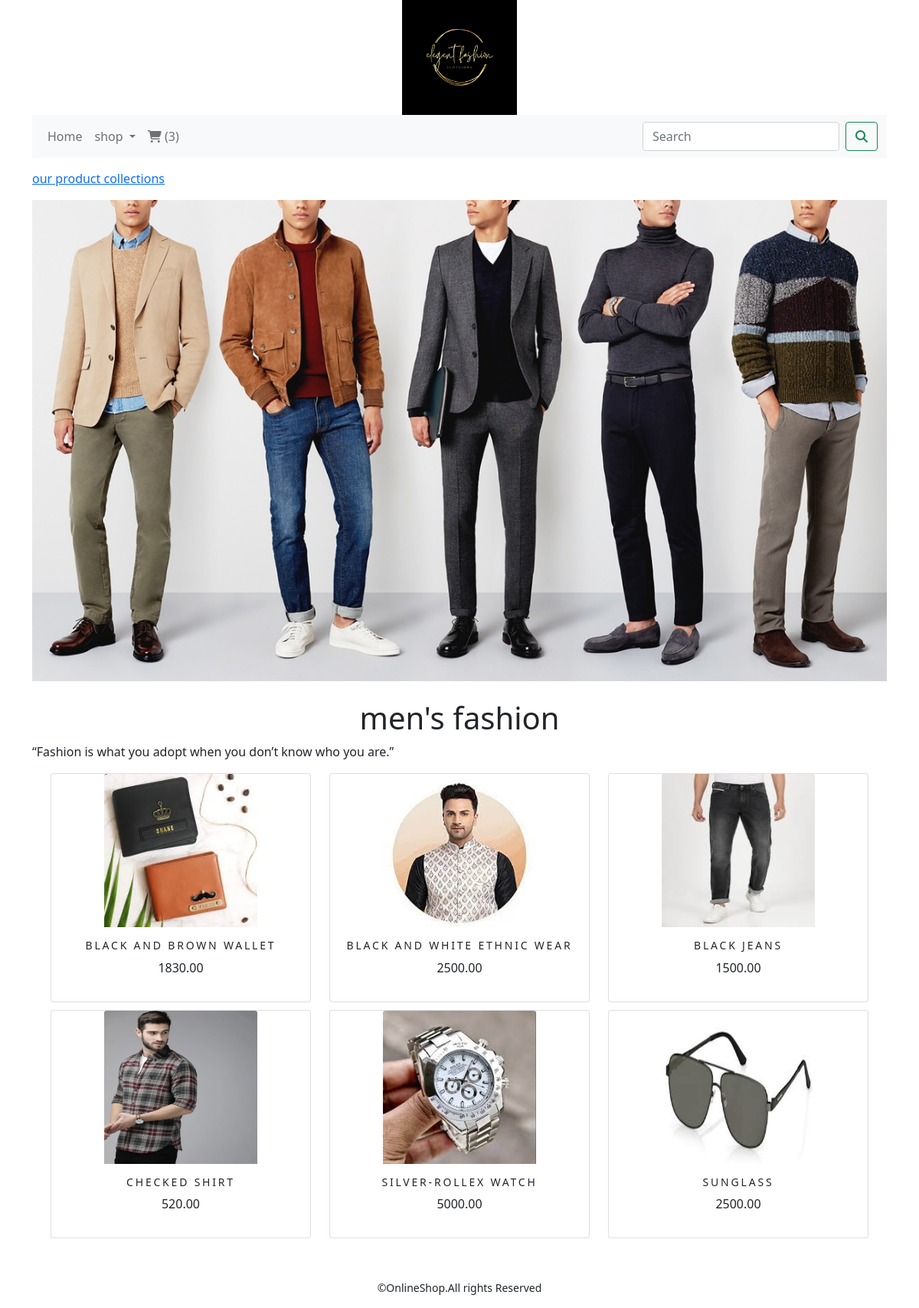
Screenshot of /shopapp/mens-fashion/ with the database file from the repository.
### shopapp/models.py (models this page shows, shortened)
class Category(models.Model):
    name=models.CharField(max_length=250,unique=True)
    slug=models.SlugField(max_length=250,unique=True)
    description=models.TextField(blank=True)
    image=models.ImageField(upload_to='category',blank=True)
    class Meta:
        ordering=('name',)
        verbose_name='category'
        verbose_name_plural='categories'
    def get_url(self):
        return reverse('shopapp:product_by_category',args=[self.slug])

class Product(models.Model):
    name=models.CharField(max_length=250,unique=True)
    slug = models.SlugField(max_length=250, unique=True)
    description = models.TextField(blank=True)
    price=models.DecimalField(max_digits=10,decimal_places=2)
    category=models.ForeignKey(Category,on_delete=models.CASCADE)
    image=models.ImageField(upload_to='product',blank=True)
    stock=models.IntegerField()
    available=models.BooleanField(default=True)
    created=models.DateTimeField(auto_now_add=True)
    updated=models.DateTimeField(auto_now=True)
    def get_url(self):
        return reverse('shopapp:prodCatdetail',args=[self.category.slug,self.slug])
    class Meta:
        ordering=('name',)
        verbose_name='product'
        verbose_name_plural='products'

### shopapp/views.py (the view)
# urls.py: path('',views.allProdCat,name='allProdCat'),
def allProdCat(request,c_slug=None):
    c_page = None
    products_list = None
    if c_slug != None:
        c_page = get_object_or_404(Category,slug=c_slug)
        products_list = Product.objects.all().filter(category=c_page,available=True)
    else:
        products_list = Product.objects.all().filter(available=True)
    paginator=Paginator(products_list,6)
    try:
        page=int(request.GET.get('page','1'))
    except:
        page=1
    try:
        products=paginator.page(page)
    except (EmptyPage,InvalidPage):
        products=paginator.page(paginator.num_pages)
    return render(request,'category.html',{'category': c_page, 'products': products})

### cartapp/context_processors.py (called while the page is built)
def counter(request):
    item_count=0
    if 'admin' in request.path:
         return  {}
    else:
        try:
            cart=Cart.objects.filter(cart_id=_cart_id(request))
            cart_items=CartItem.objects.all().filter(cart=cart[:1])
            for cart_item in cart_items:
                item_count += cart_item.quantity
        except Cart.DoesNotExist:
            item_count=0
    return dict(item_count=item_count)

### cartapp/views.py (called while the page is built)
def _cart_id(request):
    cart=request.session.session_key
    if not cart:
        cart=request.session.create()
        return cart

### shopapp/context_processors.py (called while the page is built)
def menu_links(request):
    links=Category.objects.all()
    return dict(links=links)

### templates/category.html (shortened to what this page needs)
{% extends 'base.html'%}
{% load static %}
{% block content %}
{% if category %}
      <div>
          <div class="row my_row_class">
             <div class="mx-auto">
              <p> <a href="{% url 'shopapp:allProdCat' %}">our product collections</a></p>
          </div>
          </div>
      </div>
{% endif %}
<div class="mx-auto">
    {% if category %}
    <img  class="my_image" src="{{category.image.url}}" alt="category.name}}">
</div>
<br>
<div>
    <h1 class="text-center my_title"> {{category.name}}</h1>
    <p class="text-justify"> {{category.description}}</p>
</div>
     {% endif %}
<div class="container">
    <div class="row mx-auto">
        {% for product in products.object_list %}
        <div class="my_bottom_margin col-9 col-sm-12 col-md-4 col-lg-4">
            <div class="card text-center" style="  min-width:18rem;">
                <a href="{{product.get_url}}"><img   style="width:200px;height:200px;" class="card-img-top my_image" src="{{product.image.url}}" alt="{{product.name}}"></a>
             <div class= "card-body" >
                 <h4> {{product.name}}</h4>
                 <p> {{product.price}}</p>
             </div>
            </div>
        </div>
        {% endfor %}
    </div>
    <br>
</div>
{% endblock %}

### static/css/custom.css (style rules this page uses)
body { font-family: 'Roboto', sans-serif; }
.my_row_class { padding-top: 15px; }
.my_image { width:100%; height:100%; }
.my_bottom_margin { margin-bottom:10px; }
.card { width:100%; height:50; }
.card-body h4 { font-size:14px; text-transform :uppercase; letter-spacing:.2em; }

### rows the page displays
Category: image (picture), name "men's fashion", description "“Fashion is what you adopt when you don’t know who you are.”"
Product: image (picture), name "BLACK AND BROWN WALLET", price "1830.00"
Product: image (picture), name "BLACK AND WHITE ETHNIC WEAR", price "2500.00"
Product: image (picture), name "BLACK JEANS", price "1500.00"
Product: image (picture), name "CHECKED SHIRT", price "520.00"
Product: image (picture), name "SILVER-ROLLEX WATCH", price "5000.00"
Product: image (picture), name "SUNGLASS", price "2500.00"

### other values shown
{{ item_count }} "3"
